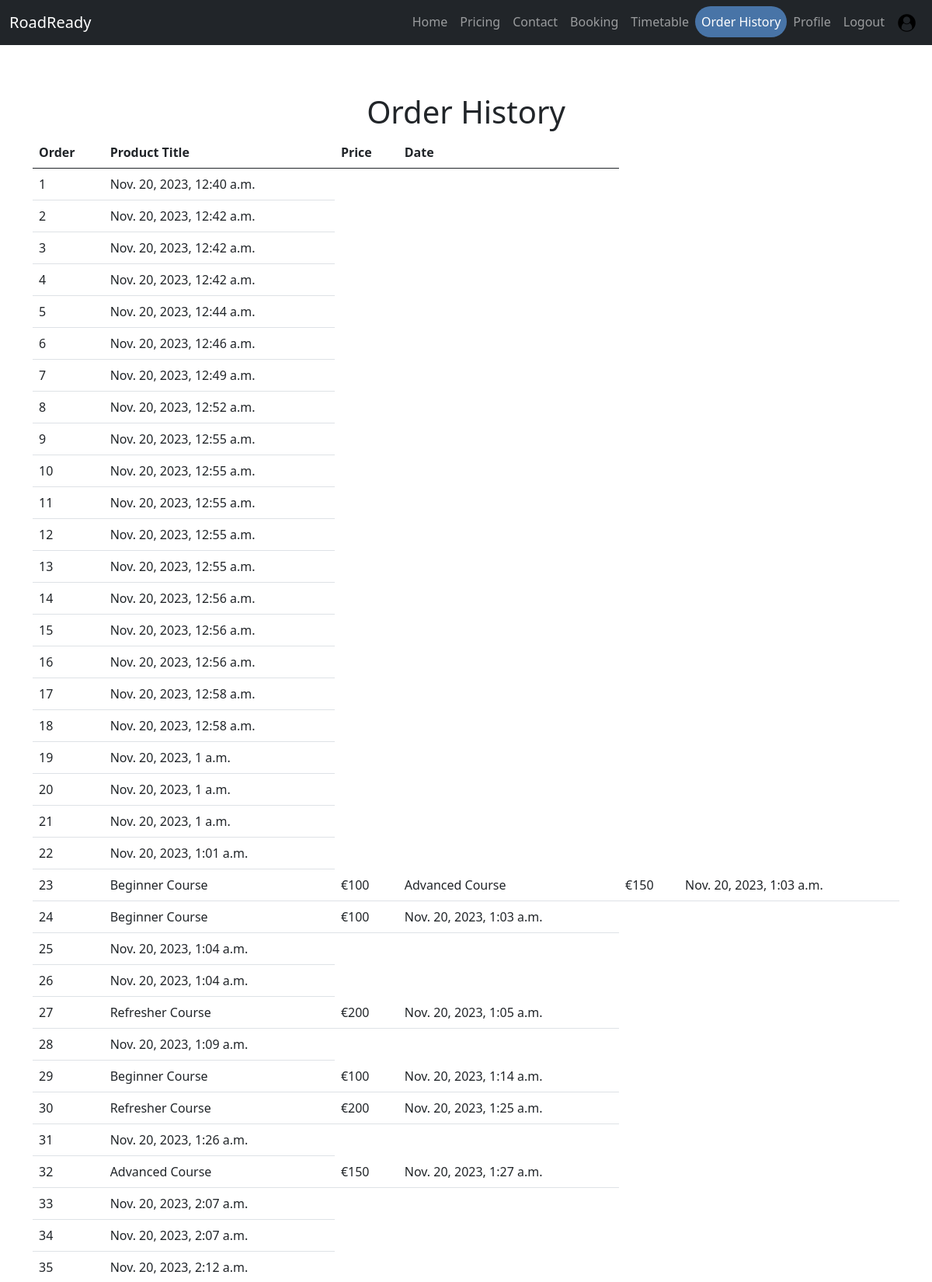
The page /order_history/ (signed in, upper part) on the database its author committed.
### RoadReady/models.py (models this page shows, shortened)
class User(AbstractUser):
    is_student = models.BooleanField(default=False)
    profile_image = models.FileField(default="Profile.png")

class Order(models.Model):
    user = models.ForeignKey(User, on_delete=models.CASCADE)
    transactions = models.ManyToManyField(Transaction)
    date = models.DateTimeField(auto_now_add=True)

class Transaction(models.Model):
    PAYMENT_METHODS = [
        ('credit', 'Credit Card'),
        ('debit', 'Debit Card'),
        ('paypal', 'PayPal'),
    ]
    id = models.AutoField(primary_key=True)
    product = models.ForeignKey(Product, on_delete=models.CASCADE)
    payment_method = models.CharField(max_length=6, choices=PAYMENT_METHODS, default='credit')
    card_name = models.CharField(max_length=200)
    card_number = models.CharField(max_length=16)
    card_expiry = models.DateField(null=True, blank=False)
    card_cvv = models.CharField(max_length=3)

class Product(models.Model):
    title = models.CharField(max_length=120)
    price = models.IntegerField()
    description = models.TextField(max_length=120)
    instructors = models.ManyToManyField(Instructor)

### RoadReady/views.py (the view)
# urls.py: path('order_history/', views.order_history, name='order_history'),
@login_required
def order_history(request):
    user = request.user  # Get the current logged in user.
    orders = Order.objects.filter(user=user)  # Get all orders for the current user.
    return render(request, 'order_history.html', {'orders': orders})

### RoadReady/templates/order_history.html (shortened to what this page needs)
{% extends "base.html" %}
{% block content %}
<body>
<div class="container">
  {% if orders|length %}
<table style="margin-bottom: 5%;" class="table">
    <h1>Order History</h1>
  <thead>
    <tr>
      <th scope="col">Order</th>
      <th scope="col">Product Title</th>
      <th scope="col">Price</th>
      <th scope="col">Date</th>
    </tr>
  </thead>
  <tbody>
    {% for order in orders %}
    <tr>
        <td>{{ order.id }}</td>
        {% for transaction in order.transactions.all %}
        <td>{{ transaction.product.title }}</td>
        <td>€{{ transaction.product.price }}</td>
        {% endfor %}
        <td>{{ order.date }}</td>
    </tr>
    {% endfor %}
  </tbody>
</table>
{% else %}
<h3>No Previous Orders</h3>
{% endif %}
</div>
</body>
{% endblock %}

### RoadReady/templates/base.html (shortened to what this page needs)
<!DOCTYPE html>
<html lang="en">
<head>
<link href="https://cdn.jsdelivr.net/npm/bootstrap@5.0.2/dist/css/bootstrap.min.css" rel="stylesheet">
</head>
<div class="container">
<header>
    <nav class="navbar navbar-expand-md navbar-dark fixed-top bg-dark">
      <div class="container-fluid">
        <a class="navbar-brand" href="#">RoadReady</a>
        <div class="collapse navbar-collapse" id="navbarCollapse">
            <ul class="navbar-nav ms-auto mb-2 mb-md-0">
                <li class="nav-item {% if request.path == '/' %}active{% endif %}">
                  <a class="nav-link" href="/">Home</a>
                </li>
                <li class="nav-item {% if request.path == '/pricing/' %}active{% endif %}">
                  <a class="nav-link" href="/pricing/">Pricing</a>
                </li>
                <li class="nav-item {% if request.path == '/contact/' %}active{% endif %}">
                  <a class="nav-link" href="/contact/">Contact</a>
                </li>
                <li class="nav-item {% if request.path == '/booking/' %}active{% endif %}">
                  <a class="nav-link" href="/booking/">Booking</a>
                </li>
                <li class="nav-item {% if request.path == '/timetable/' %}active{% endif %}">
                  <a class="nav-link" href="/timetable/">Timetable</a>
                </li>
                <li class="nav-item {% if request.path == '/order_history/' %}active{% endif %}">
                  <a class="nav-link" href="/order_history/">Order History</a>
                </li>
                <li class="nav-item {% if request.path == '/profile/' %}active{% endif %}">
                  <a class="nav-link" href="/profile/">Profile</a>
                </li>
                {% if user.is_authenticated %}
                <li class="nav-item {% if request.path == '/logout/' %}active{% endif %}">
                  <a class="nav-link" href="/logout/">Logout</a>
                </li>
                <li class="nav-item {% if request.path == '/logout/' %}active{% endif %}">
                  <a class="nav-link" href="/profile/"><img style="height: 25px;" src="{{user.profile_image.url}}"/></a>
                </li>
                {% endif %}
              </ul>
        </div>
      </div>
    </nav>
  </header>
</div>
<body >
    {% block content %}
    {% endblock %}
    </body>
</html>

### RoadReady/templates/base.html (style rules this page uses)
.nav-item.active .nav-link { color: #fff; background-color: #4874a7; border-radius: 20px; }

### RoadReady/templates/order_history.html (style rules this page uses)
h1, h3 { display: flex; align-items: center; justify-content: center; }
.container { margin-top: 10%; }
body { height: 100% }

### rows shown on the page
User: profile_image (picture)
Order: id "1", date "Nov. 20, 2023, 12:40 a.m."
Order: id "2", date "Nov. 20, 2023, 12:42 a.m."
Order: id "3", date "Nov. 20, 2023, 12:42 a.m."
Order: id "4", date "Nov. 20, 2023, 12:42 a.m."
Order: id "5", date "Nov. 20, 2023, 12:44 a.m."
Order: id "6", date "Nov. 20, 2023, 12:46 a.m."
Order: id "7", date "Nov. 20, 2023, 12:49 a.m."
Order: id "8", date "Nov. 20, 2023, 12:52 a.m."
Order: id "9", date "Nov. 20, 2023, 12:55 a.m."
Order: id "10", date "Nov. 20, 2023, 12:55 a.m."
Order: id "11", date "Nov. 20, 2023, 12:55 a.m."
Order: id "12", date "Nov. 20, 2023, 12:55 a.m."
Order: id "13", date "Nov. 20, 2023, 12:55 a.m."
Order: id "14", date "Nov. 20, 2023, 12:56 a.m."
Order: id "15", date "Nov. 20, 2023, 12:56 a.m."
Order: id "16", date "Nov. 20, 2023, 12:56 a.m."
Order: id "17", date "Nov. 20, 2023, 12:58 a.m."
Order: id "18", date "Nov. 20, 2023, 12:58 a.m."
Order: id "19", date "Nov. 20, 2023, 1 a.m."
Order: id "20", date "Nov. 20, 2023, 1 a.m."
Order: id "21", date "Nov. 20, 2023, 1 a.m."
Order: id "22", date "Nov. 20, 2023, 1:01 a.m."
Order: id "23", date "Nov. 20, 2023, 1:03 a.m."
Order: id "24", date "Nov. 20, 2023, 1:03 a.m."
Order: id "25", date "Nov. 20, 2023, 1:04 a.m."
Order: id "26", date "Nov. 20, 2023, 1:04 a.m."
Order: id "27", date "Nov. 20, 2023, 1:05 a.m."
Order: id "28", date "Nov. 20, 2023, 1:09 a.m."
Order: id "29", date "Nov. 20, 2023, 1:14 a.m."
Order: id "30", date "Nov. 20, 2023, 1:25 a.m."
Order: id "31", date "Nov. 20, 2023, 1:26 a.m."
Order: id "32", date "Nov. 20, 2023, 1:27 a.m."
Order: id "33", date "Nov. 20, 2023, 2:07 a.m."
Order: id "34", date "Nov. 20, 2023, 2:07 a.m."
Order: id "35", date "Nov. 20, 2023, 2:12 a.m."
